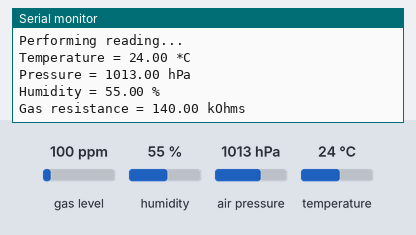
Recording of a program running on a simulated Arduino Uno R4 WiFi. On the bench: the last lines printed to the serial monitor. The test bench sets the inputs (shaded band); at power-on: gas level 100 ppm, humidity 55 %, air pressure 1013 hPa, temperature 24 °C.

Above: at 3.1 s.
3.2 s: gas level set to 20 ppm
At 4.44 s:
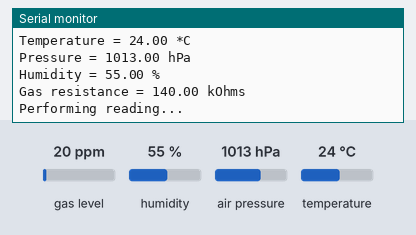
6.1 s: humidity set to 22 %
At 8.0 s:
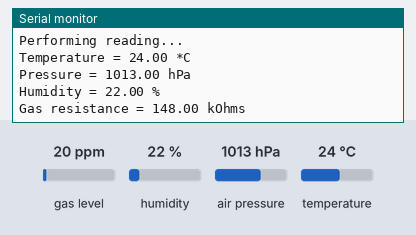
9.0 s: air pressure set to 952 hPa
At 11.6 s:
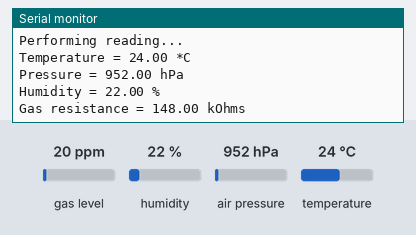
11.9 s: temperature set to 12 °C
At 13.06 s:
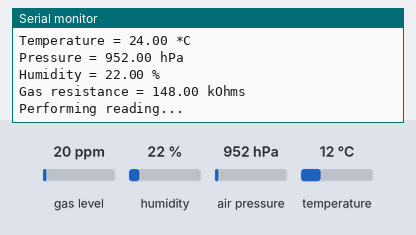

The program:

main.cpp
```cpp
#include <Arduino.h>
#include <Adafruit_Sensor.h>
#include <Adafruit_BME680.h>

#define BME_SCK 13
#define BME_MISO 12
#define BME_MOSI 11
#define BME_CS 10

Adafruit_BME680 bme(BME_CS); // Utilisation du SPI matériel

void setup() {
  Serial.begin(9600);
  while (!Serial) {
    delay(1000); // Attendre que la console série soit prête
    Serial.println("Waiting for serial...");
  }

  Serial.println("Starting sensor initialization...");

  // Initialiser le BME680
  if (!bme.begin()) {
    Serial.println("Could not find a valid BME680 sensor, check wiring!");
    while (1); // Boucler indéfiniment si le capteur n'est pas trouvé
  }

  // Configuration des paramètres du capteur
  bme.setTemperatureOversampling(BME680_OS_8X);
  bme.setHumidityOversampling(BME680_OS_2X);
  bme.setPressureOversampling(BME680_OS_4X);
  bme.setIIRFilterSize(BME680_FILTER_SIZE_3);
  bme.setGasHeater(320, 150); // Configurer le chauffage à 320°C pour 150 ms

  Serial.println("BME680 initialized");
}

void loop() {
  Serial.println("Performing reading...");

  // Effectuer une lecture des données
  if (!bme.performReading()) {
    Serial.println("Failed to perform reading :(");
    return;
  }

  // Afficher les données du capteur
  Serial.print("Temperature = ");
  Serial.print(bme.temperature);
  Serial.println(" *C");

  Serial.print("Pressure = ");
  Serial.print(bme.pressure / 100.0);
  Serial.println(" hPa");

  Serial.print("Humidity = ");
  Serial.print(bme.humidity);
  Serial.println(" %");

  Serial.print("Gas resistance = ");
  Serial.print(bme.gas_resistance / 1000.0);
  Serial.println(" kOhms");

  Serial.println();
  delay(2000); // Délai entre les lectures
}
```

Measured:
- after the input at 6.1 s, the serial monitor: prints a new line after 0.52 s (image 2)
- after the input at 9.0 s, the serial monitor: prints a new line after 1.9 s (image 3)
